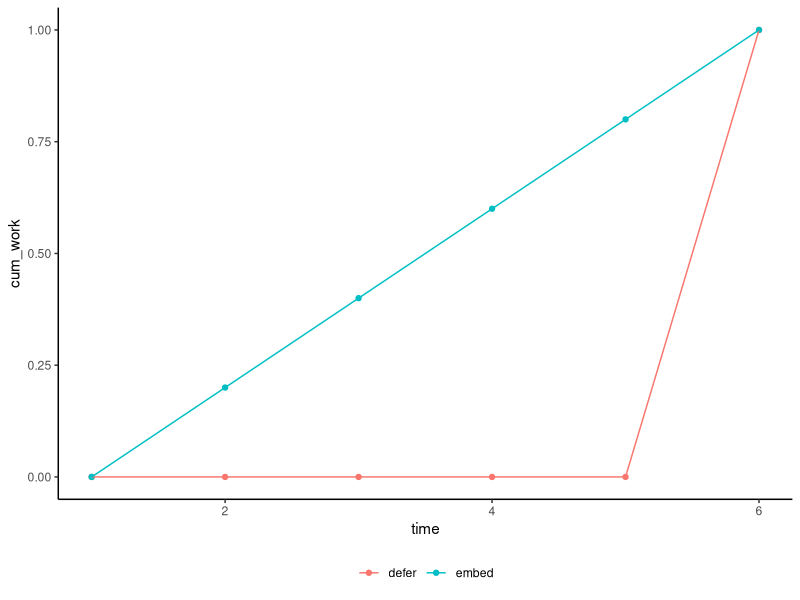

The R script that drew this image:
## ---- chunk 1
library(ggplot2)
x1 <- c(1, 2, 3, 4, 5, 6)
y1 <- c(0, 0, 0, 0, 0, 1)
x2 <- c(1, 2, 3, 4, 5, 6)
y2 <- c(0, .2, .4, .6, .8, 1)
when <- c(rep("defer", 6), rep("embed", 6))

data.frame(time = c(x1, x2), cum_work = c(y1, y2), timing = when) |>
  ggplot() +
  aes(time, cum_work, color = timing) +
  geom_point() +
  geom_line() +
  theme_classic() +
  theme(legend.title = element_blank(), legend.position = "bottom")
